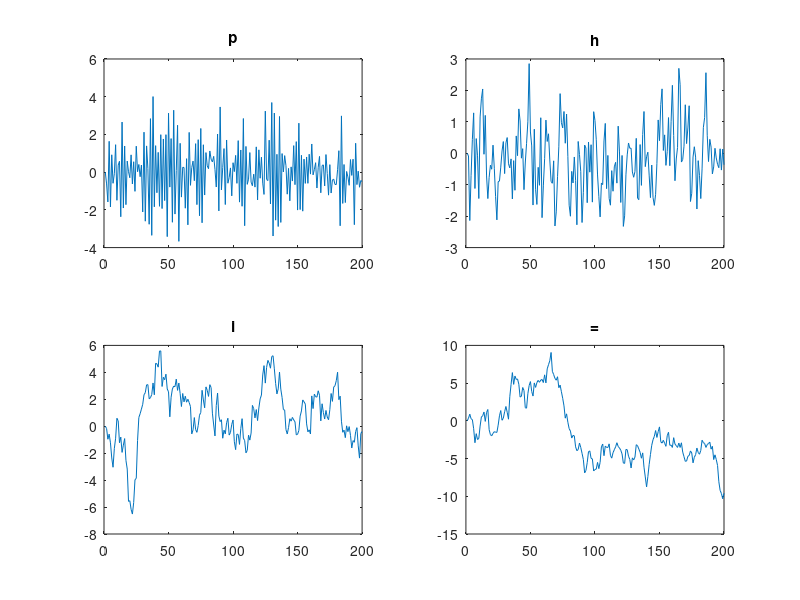

This figure's MATLAB source: (Note: this script raises an error after producing the figure.)
% -------------------------------------------------------------------------
% Plots of different AR(1) processes and random walks
% -------------------------------------------------------------------------
% Willi Mutschler, October, 26 2022
% willi@mutschler.eu
% -------------------------------------------------------------------------

%% Housekeeping
clearvars; clc;close all;

%% Generate and plot autoregressive processes
phi=[-0.8 0.4 0.9 1.01];    % different values for the phi coefficient
sigma=1;                    % value for standard deviation of white noise, experiment with different values
T=200;                      % value for number of observations
Y=nan(T,size(phi,2));                 % initiailize output vector with nan
Y(1,:)=zeros(1,size(phi,2));          % set first period to zero

for j=1:size(phi,2) % loop over coefficients
    for t=2:T % begin loop to compute AR(1) at t=2, as there is no y(0,j), i.e. you cannot index with 0
        Y(t,j)=phi(j)*Y(t-1,j)+randn()*sigma; % Simulate time seriers, randn simply generates one draw from N(0,1), we scale the standard deviation with sigma
    end
end

str_phi=["\phi=-0.8","\phi=0.4","\phi=0.9","\phi=1.01"]; % create array with titles of plots, note that MATLAB can handle (some) Latex expressions
% note the use of double quotes which creates a string array and it is easy to deal with strings of different length

figure('name','AR Plots'); % open new window for figure
for j=1:size(phi,2) % loop over coefficients
    subplot(2,2,j);
    plot(Y(:,j));
    title(str_phi(j));
end


%% Generate and plot random walks
nRW=16;                 % number of Random Walks to generate
sigma=1;                % value of standard error of white noise, experiment with different values
T=200;                  % number of observations
Y_RW=nan(T,nRW);        % initialize output vector with nan
Y_RW(1,:)=zeros(1,nRW); % set first period to zero
for j = 1:nRW
    for t=2:T
        Y_RW(t,j)=Y_RW(t-1,j)+randn()*sigma;
    end
end

figure('name','Random Walks: y_t = y_{t-1} + /varepsilon');
sgtitle('Random Walks')
for j=1:nRW
    subplot(4,4,j);
    plot(Y_RW(:,j));    
end